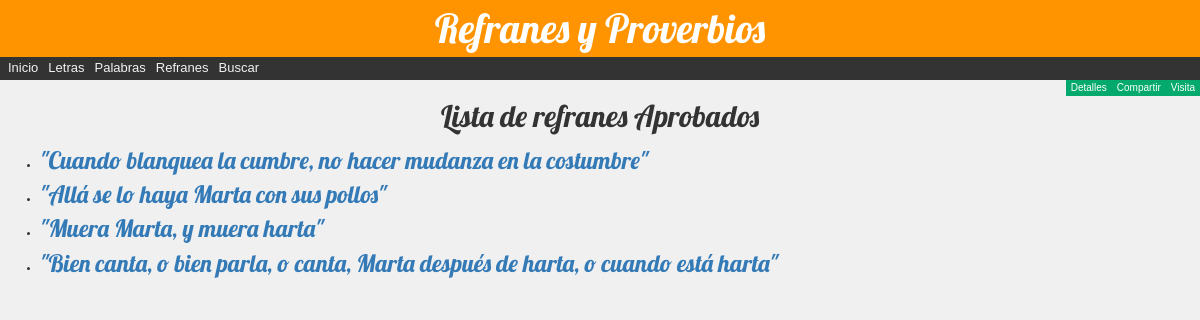
Page /refran/refaprobados/ on the committed database.
### refran/models.py (models this page shows, shortened)
class Refran(models.Model):
   id = models.UUIDField(
        primary_key=True,
        default=uuid.uuid4,
        )
   dicho = models.TextField(
           'Refrán',
           max_length=191,
           )
   explicacion = models.TextField(
                 'Explicación',
                 max_length=251,
                 )
   fecha = models.DateField(
           'Registrado',
           default=date.today,
           null=True,
           blank=True
           )
   fechaaprobacion = models.DateField(
           'Aprobado',
           null=True,
           blank=True
           )
   fechapublicacion = models.DateField(
           'Publicado',
           null=True,
           blank=True
           )
   ESTADOS = (
         ('r', 'Revisión'),
         ('a', 'Aprobado'),
         ('p', 'Publicado')
      )
   estado = models.CharField(
            'Estado',
            max_length=1,
            choices=ESTADOS,
            blank=True,
            default='r',
            )
   letra = models.ForeignKey(
           'Letra',
           on_delete=models.RESTRICT,
           null=False
           )
   palabra = models.ForeignKey(
             'Palabra',
             on_delete=models.RESTRICT,
             null=True
             )
   origen = models.ForeignKey(
            'Origen',
            on_delete=models.RESTRICT,
            null=True
            )
   creador = models.ForeignKey(
             settings.AUTH_USER_MODEL,
             on_delete=models.SET_NULL,
             null=True,
             blank=True
             )
   class Meta:
      ordering = ['palabra', 'fecha', 'fechaaprobacion', 'fechapublicacion']
   def get_absolute_url(self):
      return reverse ('refran-detalle', args=[str(self.id)])

### refran/views.py (the view)
# urls.py: path('refaprobados/', views.RefAprobadosListView.as_view(), name='refranes-aprobados'),
class RefAprobadosListView(generic.ListView):
   model = Refran
   template_name = 'refran/refranes_aprobados_list.html'
   paginate_by = 10
   def get_queryset(self):
      return(
         Refran.objects.filter(estado__exact='a').order_by('palabra')
         )

### refran/templates/refran/refranes_aprobados_list.html
{% extends "base_generic.html" %}
{% block content %}
   <div align="center">
   <h2>Lista de refranes Aprobados</h2>
   </div>
   {% if refran_list %}
   <ul>
     {% for refran in refran_list %}
     <li>
        <a class="refran" href="{{ refran.get_absolute_url }}">"{{ refran.dicho }}"</a>
     </li>
     {% endfor %}
   </ul>
   {% else %}
     <p>No hay refranes aprobados.</p>
   {% endif %}
{% endblock %}

### refran/static/css/estilos.css (style rules this page uses)
body { margin:0; font-family: Arial, Helvetica, sans-serif; background-color:#f0f0f0; font-size:100%; margin:0; padding:0; border:0; }
h1, h2 { font-family: 'Lobster', cursive; }
.refran { margin-top: 10px; margin-botton: 15px; font-family: 'Lobster'; font-size: 18pt; }

### rows in the picture
Refran: dicho "Cuando blanquea la cumbre, no hacer mudanza en la costumbre"
Refran: dicho "Allá se lo haya Marta con sus pollos"
Refran: dicho "Muera Marta, y muera harta"
Refran: dicho "Bien canta, o bien parla, o canta, Marta después de harta, o cuando está harta"
